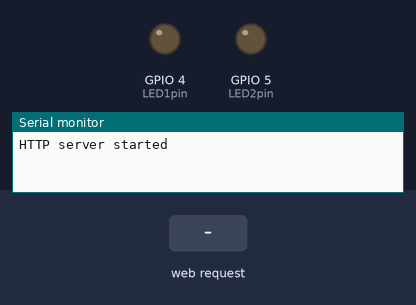
Bench run of a sketch on a simulated ESP32. Shown: output pins drawn as LEDs (lit = HIGH), the last lines printed to the serial monitor. The inputs (shaded band) are chosen by the test bench.

Above: at 1.3 s.
1.4 s: HTTP request GET /led1on received
At 1.8 s:
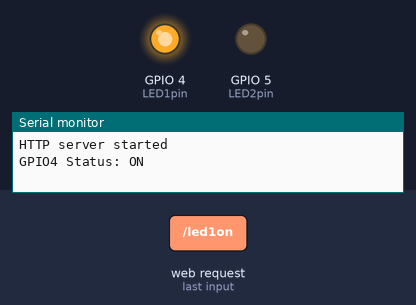
2.9 s: HTTP request GET /led2on received
At 4.1 s:
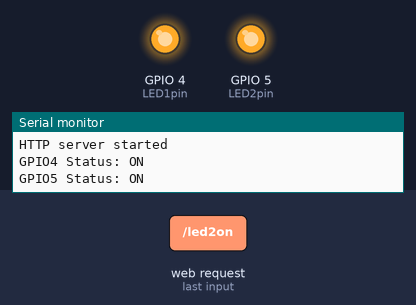
4.4 s: HTTP request GET /led1off received
At 5.3 s:
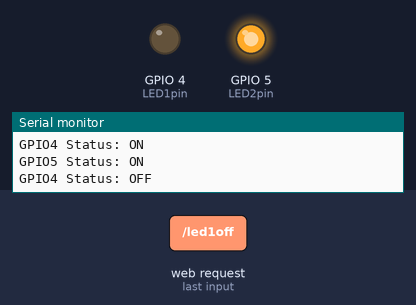
5.9 s: HTTP request GET /led2off received
At 6.4 s:
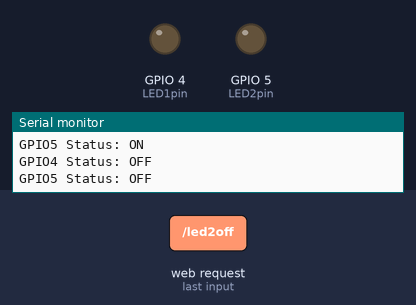
Timing chart, 0 to 8.4 s (numbered marks = the images above; inputs shaded):
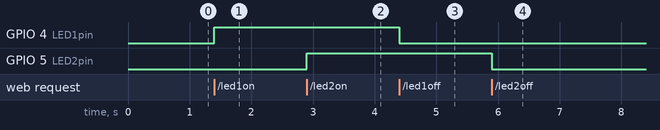

The sketch:

sketch_apr13a.ino
```cpp
#include <WiFi.h>
#include <WebServer.h>

/* Put your SSID & Password */
const char* ssid = "ESP32";  // Enter SSID here
const char* password = "12345678";  //Enter Password here

/* Put IP Address details */
IPAddress local_ip(192,168,4,22);
IPAddress gateway(192,168,4,9);
IPAddress subnet(255,255,255,0);

WebServer server(80);

uint8_t LED1pin = 4;
bool LED1status = LOW;

uint8_t LED2pin = 5;
bool LED2status = LOW;

void setup() {
  Serial.begin(115200);
  pinMode(LED1pin, OUTPUT);
  pinMode(LED2pin, OUTPUT);

  WiFi.softAP(ssid, password);
  WiFi.softAPConfig(local_ip, gateway, subnet);
  delay(100);

  server.on("/", handle_OnConnect);
  server.on("/led1on", handle_led1on);
  server.on("/led1off", handle_led1off);
  server.on("/led2on", handle_led2on);
  server.on("/led2off", handle_led2off);
  server.onNotFound(handle_NotFound);

  server.begin();
  Serial.println("HTTP server started");
}
void loop() {
  server.handleClient();
  if(LED1status)
  {digitalWrite(LED1pin, HIGH);}
  else
  {digitalWrite(LED1pin, LOW);}

  if(LED2status)
  {digitalWrite(LED2pin, HIGH);}
  else
  {digitalWrite(LED2pin, LOW);}
}

void handle_OnConnect() {
  LED1status = LOW;
  LED2status = LOW;
  Serial.println("GPIO4 Status: OFF | GPIO5 Status: OFF");
  server.send(200, "text/html", SendHTML(LED1status,LED2status));
}

void handle_led1on() {
  LED1status = HIGH;
  Serial.println("GPIO4 Status: ON");
  server.send(200, "text/html", SendHTML(true,LED2status));
}

void handle_led1off() {
  LED1status = LOW;
  Serial.println("GPIO4 Status: OFF");
  server.send(200, "text/html", SendHTML(false,LED2status));
}

void handle_led2on() {
  LED2status = HIGH;
  Serial.println("GPIO5 Status: ON");
  server.send(200, "text/html", SendHTML(LED1status,true));
}

void handle_led2off() {
  LED2status = LOW;
  Serial.println("GPIO5 Status: OFF");
  server.send(200, "text/html", SendHTML(LED1status,false));
}

void handle_NotFound(){
  server.send(404, "text/plain", "Not found");
}

String SendHTML(uint8_t led1stat,uint8_t led2stat){
  String ptr = "<!DOCTYPE html> <html>\n";
  ptr +="<head><meta name=\"viewport\" content=\"width=device-width, initial-scale=1.0, user-scalable=no\">\n";
  ptr +="<title>LED Control</title>\n";
  ptr +="<style>html { font-family: Helvetica; display: inline-block; margin: 0px auto; text-align: center;}\n";
  ptr +="body{margin-top: 50px;} h1 {color: #444444;margin: 50px auto 30px;} h3 {color: #444444;margin-bottom: 50px;}\n";
  ptr +=".button {display: block;width: 80px;background-color: #3498db;border: none;color: white;padding: 13px 30px;text-decoration: none;font-size: 25px;margin: 0px auto 35px;cursor: pointer;border-radius: 4px;}\n";
  ptr +=".button-on {background-color: #3498db;}\n";
  ptr +=".button-on:active {background-color: #2980b9;}\n";
  ptr +=".button-off {background-color: #34495e;}\n";
  ptr +=".button-off:active {background-color: #2c3e50;}\n";
  ptr +="p {font-size: 14px;color: #888;margin-bottom: 10px;}\n";
  ptr +="</style>\n";
  ptr +="</head>\n";
  ptr +="<body>\n";
  ptr +="<h1>ESP32 Web Server</h1>\n";
  ptr +="<h3>Using Access Point(AP) Mode</h3>\n";

   if(led1stat)
  {ptr +="<p>LED1 Status: ON</p><a class=\"button button-off\" href=\"/led1off\">OFF</a>\n";}
  else
  {ptr +="<p>LED1 Status: OFF</p><a class=\"button button-on\" href=\"/led1on\">ON</a>\n";}

  if(led2stat)
  {ptr +="<p>LED2 Status: ON</p><a class=\"button button-off\" href=\"/led2off\">OFF</a>\n";}
  else
  {ptr +="<p>LED2 Status: OFF</p><a class=\"button button-on\" href=\"/led2on\">ON</a>\n";}

  ptr +="</body>\n";
  ptr +="</html>\n";
  return ptr;
}
```

Measured:
- after the input at 1.4 s, GPIO 4 (LED1pin): LOW → HIGH at once
- after the input at 2.9 s, GPIO 5 (LED2pin): LOW → HIGH at once
- after the input at 4.4 s, GPIO 4 (LED1pin): HIGH → LOW at once
- after the input at 5.9 s, GPIO 5 (LED2pin): HIGH → LOW at once
